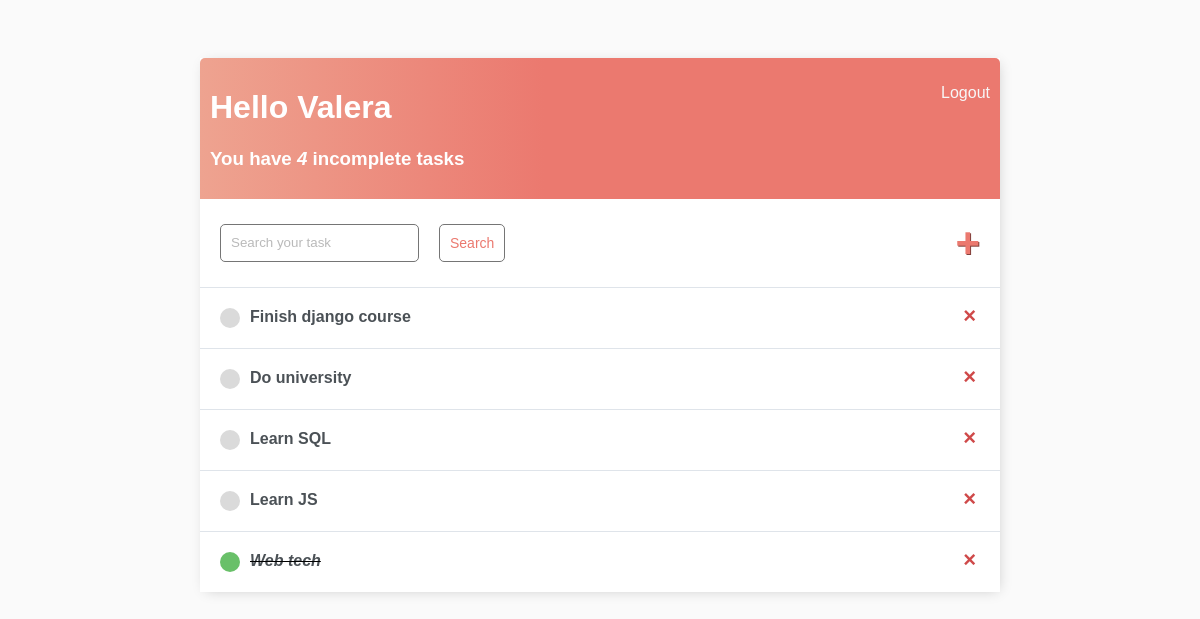
The page / (signed in) on the database as committed earlier.
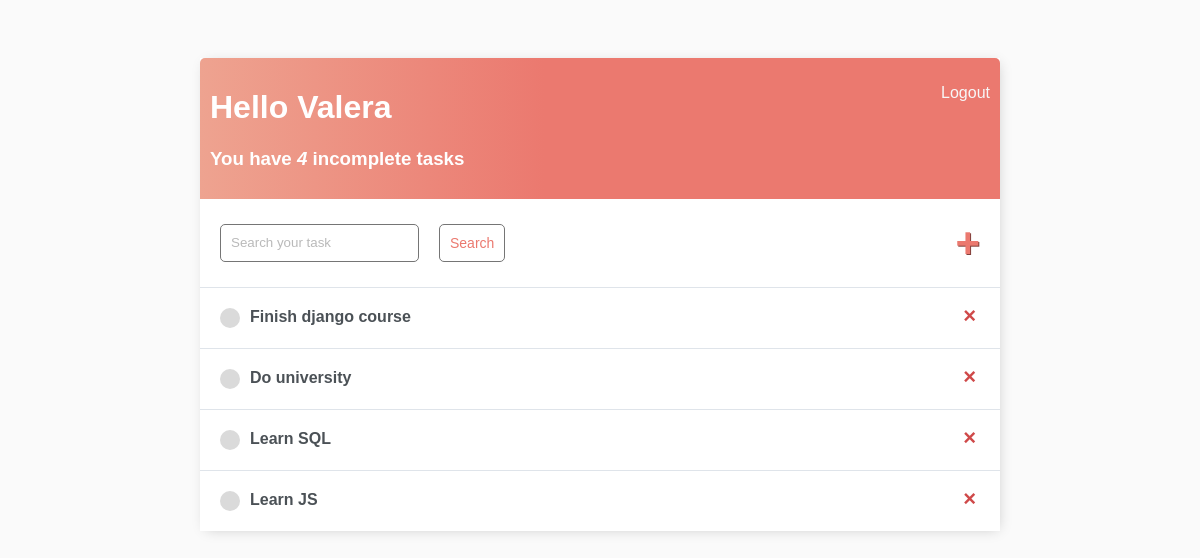
The same page on the database as committed later.
### base/models.py (models this page shows)
class Task(models.Model):
    user = models.ForeignKey(User, on_delete=models.CASCADE, null=True, blank=True)
    title = models.CharField(max_length=255, null=True, blank=True)
    description = models.TextField(null=True, blank=True)
    complete = models.BooleanField(default=False)
    created_time = models.DateTimeField(auto_now_add=True)
    def __str__(self):
        return self.title
    class Meta:
        ordering = ['complete']

### base/views.py (the view)
# urls.py: path('', TaskList.as_view(), name='tasks'),
class TaskList(LoginRequiredMixin, ListView):
    model = Task
    context_object_name = 'tasks'
    def get_context_data(self, *, object_list=None, **kwargs):
        context = super().get_context_data(**kwargs)
        context['tasks'] = context['tasks'].filter(user=self.request.user)  # display only tasks that have original user
        context['count'] = context['tasks'].filter(complete=False).count()
        search_input = self.request.GET.get('search-area') or ''
        if search_input:
            context['tasks'] = context['tasks'].filter(title__startswith=search_input)
        context['search_input'] = search_input
        return context

### base/templates/base/task_list.html
{% extends 'base/base.html' %}
    {% block content %}
        <div class="header-bar">
            <div class="">
                <h1>Hello {{ request.user|title }}</h1>
                <h3>You have <i>{{ count }}</i> incomplete task{{ count|pluralize:'s' }}</h3>
            </div>
            {% if request.user.is_authenticated %}
                <p><a href="{% url 'logout' %}">Logout</a></p>
            {% else %}
                <a href="{% url 'login' %}">Login</a>
            {% endif %}
        </div>
        <div id="search-add-wrapper">
            <form method="get" style="display: flex;">
                <input type='text' name='search-area' placeholder="Search your task" value="{{search_input}}">
                <input class="button" type="submit" value='Search'>
            </form>
            {% if tasks|length > 0 %}
                <a id="add-link" href="{% url 'task-create' %}">&#x2b;</a>
            {% endif %}
        </div>
        <div id="tasklist" class="task-items-wrapper">
            {% for task in tasks %}
            <div class="task-wrapper" data-position="{{task.pk}}">
                <div class="task-title">
                    {% if task.complete %}
                    <div class="task-complete-icon"></div>
                    <i><s><a href="{% url 'task-update' task.id %}">{{ task|truncatechars:25 }}</a></s></i> {% else %}
                    <div class="task-incomplete-icon"></div>
                    <a href="{% url 'task-update' task.id %}">{{task.title|truncatechars:25}}</a> {% endif %}
                </div>
                <div class="task-controls">
                    <a class="delete-link" href="{% url 'task-delete' task.id %}">&#215;</a>
                </div>
            </div>
            {% empty %}
            <div style="text-align: center; padding-bottom: 10px; line-height: 1em;">
                <h3>No new tasks are created.</h3>
                <h3>Create a <a style="text-decoration: none; color: #e53935;" href="{% url 'task-create' %}">New task</a> ! </h3>
            </div>
            {% endfor %}
        </div>
    {% endblock %}

### base/templates/base/base.html (shortened to what this page needs)
{% load static %}
<!DOCTYPE html>
<html lang="en">
<head>
    <link type="text/css" rel="stylesheet" href="{% static 'base/css/style.css' %}">
</head>
<body>
    <div class="container">
        {% block content %}
        {% endblock %}
    </div>
</body>
</html>

### base/static/base/css/style.css (style rules this page uses)
body { background-color: #FAFAFA; font-family: 'Nunito', sans-serif; padding-top: 50px; }
a, p { color: #4b5156 }
a { font-weight: 600; }
.container { max-width: 800px; margin: auto; background-color: #fff; -webkit-box-shadow: 2px 2px 13px -4px rgba(0, 0, 0, 0.21); box-shadow: 2px 2px 13px -4px rgba(0, 0, 0, 0.21); }
input { outline: none; border: none; }
.header-bar { display: flex; justify-content: space-between; color: #fff; padding: 10px; border-radius: 5px 5px 0 0; background: linear-gradient(90deg, #EEA390 0%, #EB796F 43%, #EB796F 100%); }
.header-bar a { color: rgb(247, 247, 247); text-decoration: none; font-weight: 200; }
.task-wrapper { display: flex; align-items: center; justify-content: space-between; background-color: #fff; border-top: 1px solid #dfe4ea; overflow: hidden; }
.task-title { display: flex; padding: 20px; }
.task-title a { text-decoration: none; color: #4b5156; margin-left: 10px; }
.task-incomplete-icon { height: 20px; width: 20px; background-color: rgb(218, 218, 218); border-radius: 50%; }
.delete-link { text-decoration: none; font-weight: 900; color: #cf4949; font-size: 22px; line-height: 0; padding: 20px 24px; }
#add-link { color: #EB796F; text-decoration: none; font-size: 42px; text-shadow: 1px 1px #81413b; }
#search-add-wrapper { display: flex; justify-content: space-between; align-items: center; padding: 20px; }
#search-add-wrapper .button { margin-left: 20px; }
input[type=text], input[type=password], textarea { border: 1px solid #757575; border-radius: 5px; padding: 10px; width: 90%; }
::placeholder { font-weight: 300; opacity: 0.5; }
.button { border: 1px solid #757575; background-color: #FFF; color: #EB796F; padding: 10px; font-size: 14px; border-radius: 5px; cursor: pointer; text-decoration: none; }

Rows that differ between the two databases and show on the page:
removed Task: title "Web tech"
